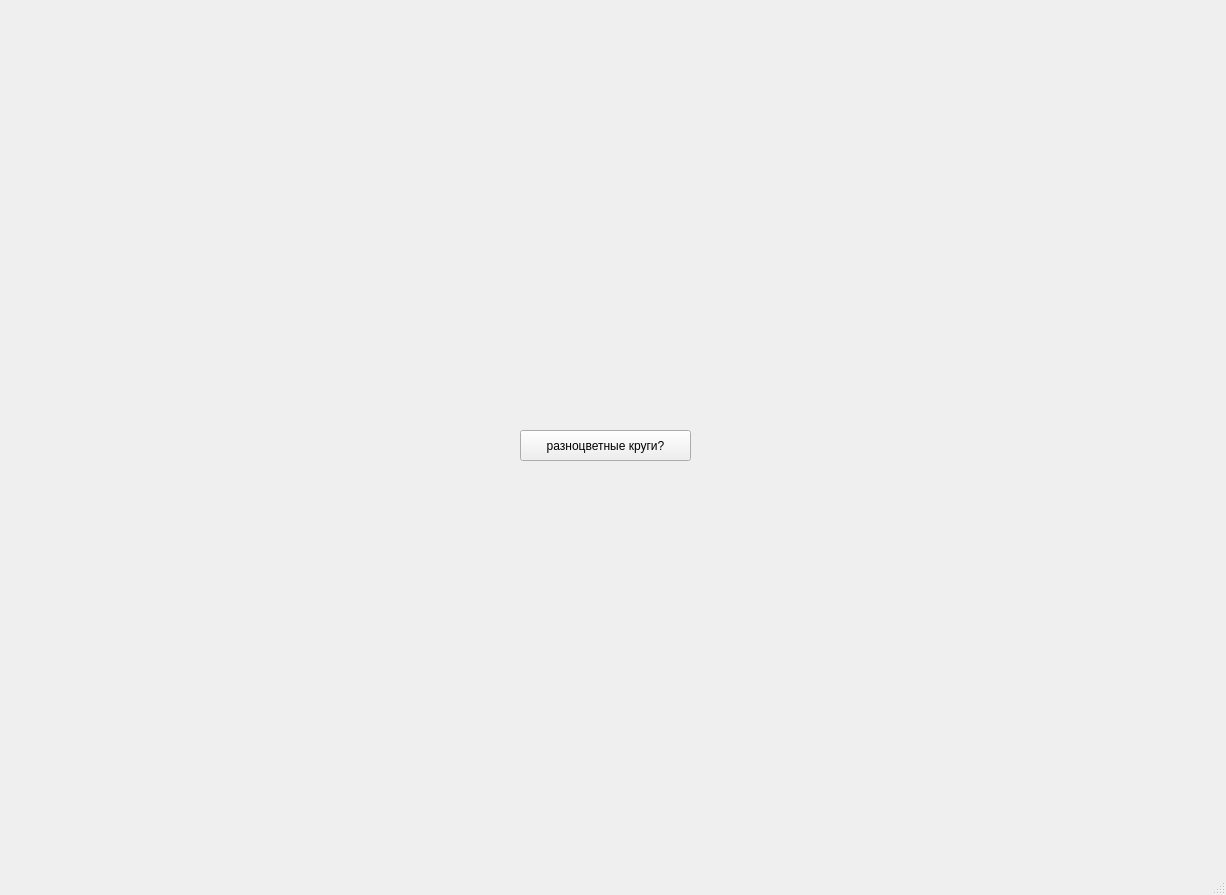
<?xml version="1.0" encoding="UTF-8"?>
<ui version="4.0">
 <class>MainWindow</class>
 <widget class="QMainWindow" name="MainWindow">
  <property name="geometry">
   <rect>
    <x>0</x>
    <y>0</y>
    <width>1226</width>
    <height>895</height>
   </rect>
  </property>
  <property name="windowTitle">
   <string>MainWindow</string>
  </property>
  <widget class="QWidget" name="centralwidget">
   <widget class="QPushButton" name="circlesButton">
    <property name="geometry">
     <rect>
      <x>520</x>
      <y>430</y>
      <width>171</width>
      <height>31</height>
     </rect>
    </property>
    <property name="text">
     <string>разноцветные круги?</string>
    </property>
   </widget>
  </widget>
  <widget class="QMenuBar" name="menubar">
   <property name="geometry">
    <rect>
     <x>0</x>
     <y>0</y>
     <width>1226</width>
     <height>21</height>
    </rect>
   </property>
  </widget>
  <widget class="QStatusBar" name="statusbar"/>
 </widget>
 <resources/>
 <connections/>
</ui>
